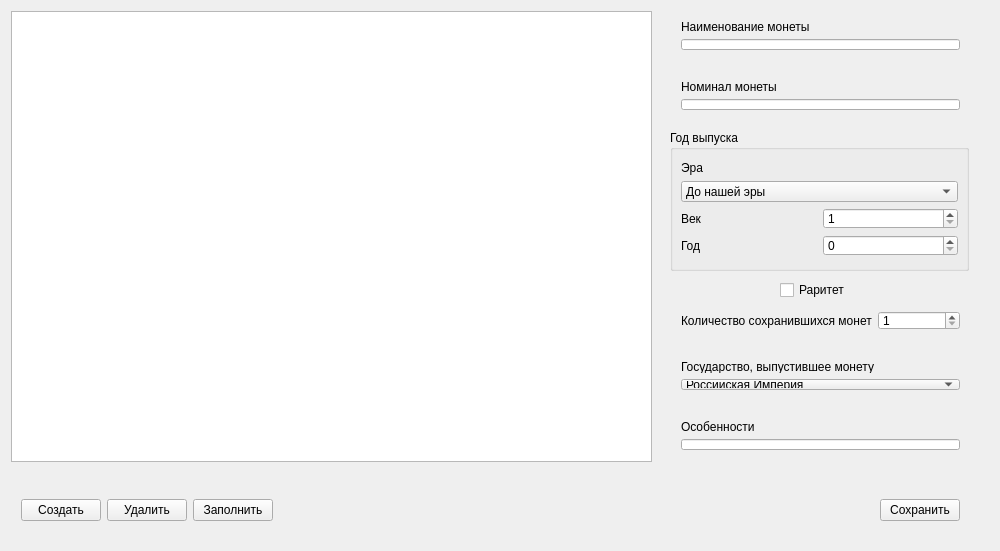
<?xml version="1.0" encoding="UTF-8"?>
<ui version="4.0">
 <class>NumismatistHandbook</class>
 <widget class="QMainWindow" name="NumismatistHandbook">
  <property name="geometry">
   <rect>
    <x>0</x>
    <y>0</y>
    <width>1000</width>
    <height>551</height>
   </rect>
  </property>
  <property name="minimumSize">
   <size>
    <width>1000</width>
    <height>551</height>
   </size>
  </property>
  <property name="maximumSize">
   <size>
    <width>1000</width>
    <height>551</height>
   </size>
  </property>
  <property name="windowTitle">
   <string>Нумизмат</string>
  </property>
  <widget class="QWidget" name="centralWidget">
   <widget class="QListWidget" name="listWidget">
    <property name="geometry">
     <rect>
      <x>11</x>
      <y>11</y>
      <width>641</width>
      <height>451</height>
     </rect>
    </property>
    <property name="styleSheet">
     <string notr="true">color: black;</string>
    </property>
   </widget>
   <widget class="QWidget" name="verticalLayoutWidget">
    <property name="geometry">
     <rect>
      <x>670</x>
      <y>10</y>
      <width>301</width>
      <height>51</height>
     </rect>
    </property>
    <layout class="QVBoxLayout" name="nameLayout">
     <item>
      <widget class="QLabel" name="nameLabel">
       <property name="text">
        <string>Наименование монеты</string>
       </property>
      </widget>
     </item>
     <item>
      <widget class="QLineEdit" name="nameLineEdit">
       <property name="maxLength">
        <number>50</number>
       </property>
      </widget>
     </item>
    </layout>
   </widget>
   <widget class="QWidget" name="verticalLayoutWidget_2">
    <property name="geometry">
     <rect>
      <x>670</x>
      <y>70</y>
      <width>301</width>
      <height>51</height>
     </rect>
    </property>
    <layout class="QVBoxLayout" name="valueLayout">
     <item>
      <widget class="QLabel" name="valueLabel">
       <property name="text">
        <string>Номинал монеты</string>
       </property>
      </widget>
     </item>
     <item>
      <widget class="QLineEdit" name="valueLineEdit">
       <property name="maxLength">
        <number>30</number>
       </property>
      </widget>
     </item>
    </layout>
   </widget>
   <widget class="QCheckBox" name="rarityCheckBox">
    <property name="geometry">
     <rect>
      <x>780</x>
      <y>280</y>
      <width>81</width>
      <height>20</height>
     </rect>
    </property>
    <property name="text">
     <string>Раритет</string>
    </property>
   </widget>
   <widget class="QWidget" name="horizontalLayoutWidget_3">
    <property name="geometry">
     <rect>
      <x>670</x>
      <y>300</y>
      <width>301</width>
      <height>41</height>
     </rect>
    </property>
    <layout class="QHBoxLayout" name="numberLayout">
     <item>
      <widget class="QLabel" name="numberLabel">
       <property name="text">
        <string>Количество сохранившихся монет</string>
       </property>
      </widget>
     </item>
     <item>
      <widget class="QSpinBox" name="numberSpinBox">
       <property name="minimum">
        <number>1</number>
       </property>
       <property name="maximum">
        <number>1000</number>
       </property>
      </widget>
     </item>
    </layout>
   </widget>
   <widget class="QWidget" name="verticalLayoutWidget_4">
    <property name="geometry">
     <rect>
      <x>670</x>
      <y>350</y>
      <width>301</width>
      <height>51</height>
     </rect>
    </property>
    <layout class="QVBoxLayout" name="countryLayout">
     <item>
      <widget class="QLabel" name="countryLabel">
       <property name="text">
        <string>Государство, выпустившее монету</string>
       </property>
      </widget>
     </item>
     <item>
      <widget class="QComboBox" name="countryComboBox">
       <item>
        <property name="text">
         <string>Российская Империя</string>
        </property>
       </item>
       <item>
        <property name="text">
         <string>СССР</string>
        </property>
       </item>
       <item>
        <property name="text">
         <string>Россия</string>
        </property>
       </item>
      </widget>
     </item>
    </layout>
   </widget>
   <widget class="QWidget" name="verticalLayoutWidget_5">
    <property name="geometry">
     <rect>
      <x>670</x>
      <y>410</y>
      <width>301</width>
      <height>51</height>
     </rect>
    </property>
    <layout class="QVBoxLayout" name="qualitiesLayout">
     <item>
      <widget class="QLabel" name="qualitiesLabel">
       <property name="text">
        <string>Особенности</string>
       </property>
      </widget>
     </item>
     <item>
      <widget class="QLineEdit" name="qualitiesLineEdit">
       <property name="maxLength">
        <number>100</number>
       </property>
      </widget>
     </item>
    </layout>
   </widget>
   <widget class="QWidget" name="horizontalLayoutWidget_4">
    <property name="geometry">
     <rect>
      <x>10</x>
      <y>470</y>
      <width>961</width>
      <height>80</height>
     </rect>
    </property>
    <layout class="QHBoxLayout" name="buttonsLayout">
     <item>
      <widget class="QPushButton" name="createPushButton">
       <property name="text">
        <string>Создать</string>
       </property>
      </widget>
     </item>
     <item>
      <widget class="QPushButton" name="deletePushButton">
       <property name="text">
        <string>Удалить</string>
       </property>
      </widget>
     </item>
     <item>
      <widget class="QPushButton" name="fillPushButton">
       <property name="text">
        <string>Заполнить</string>
       </property>
      </widget>
     </item>
     <item>
      <spacer name="horizontalSpacer">
       <property name="orientation">
        <enum>Qt::Horizontal</enum>
       </property>
       <property name="sizeHint" stdset="0">
        <size>
         <width>40</width>
         <height>20</height>
        </size>
       </property>
      </spacer>
     </item>
     <item>
      <widget class="QPushButton" name="savePushButton">
       <property name="text">
        <string>Сохранить</string>
       </property>
      </widget>
     </item>
    </layout>
   </widget>
   <widget class="QGroupBox" name="dateGroupBox">
    <property name="geometry">
     <rect>
      <x>670</x>
      <y>130</y>
      <width>299</width>
      <height>141</height>
     </rect>
    </property>
    <property name="title">
     <string>Год выпуска</string>
    </property>
    <widget class="QWidget" name="verticalLayoutWidget_3">
     <property name="geometry">
      <rect>
       <x>0</x>
       <y>20</y>
       <width>299</width>
       <height>117</height>
      </rect>
     </property>
     <layout class="QVBoxLayout" name="eraLayout">
      <item>
       <widget class="QLabel" name="eraLabel">
        <property name="text">
         <string>Эра</string>
        </property>
       </widget>
      </item>
      <item>
       <widget class="QComboBox" name="eraComboBox">
        <item>
         <property name="text">
          <string>До нашей эры</string>
         </property>
        </item>
        <item>
         <property name="text">
          <string>Наша эра</string>
         </property>
        </item>
       </widget>
      </item>
      <item>
       <layout class="QHBoxLayout" name="centuryLayout">
        <item>
         <widget class="QLabel" name="centuryLabel">
          <property name="text">
           <string>Век</string>
          </property>
         </widget>
        </item>
        <item>
         <widget class="QSpinBox" name="centurySpinBox">
          <property name="minimum">
           <number>1</number>
          </property>
          <property name="maximum">
           <number>20</number>
          </property>
         </widget>
        </item>
       </layout>
      </item>
      <item>
       <layout class="QHBoxLayout" name="yearLayout">
        <item>
         <widget class="QLabel" name="yearLabel">
          <property name="text">
           <string>Год</string>
          </property>
         </widget>
        </item>
        <item>
         <widget class="QSpinBox" name="yearSpinBox"/>
        </item>
       </layout>
      </item>
     </layout>
    </widget>
   </widget>
  </widget>
 </widget>
 <layoutdefault spacing="6" margin="11"/>
 <resources/>
 <connections/>
</ui>
